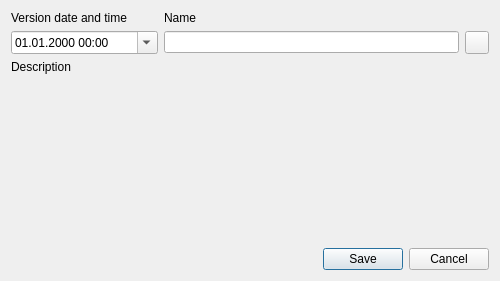
<?xml version="1.0" encoding="UTF-8"?>
<ui version="4.0">
 <class>ProjectVersionDialog</class>
 <widget class="QWidget" name="ProjectVersionDialog">
  <property name="geometry">
   <rect>
    <x>0</x>
    <y>0</y>
    <width>500</width>
    <height>281</height>
   </rect>
  </property>
  <property name="minimumSize">
   <size>
    <width>500</width>
    <height>0</height>
   </size>
  </property>
  <property name="windowTitle">
   <string>Start a new version of the script</string>
  </property>
  <layout class="QGridLayout" name="gridLayout" columnstretch="1,2,0">
   <item row="0" column="0">
    <widget class="QLabel" name="label_2">
     <property name="text">
      <string>Version date and time</string>
     </property>
     <property name="alignment">
      <set>Qt::AlignBottom|Qt::AlignLeading|Qt::AlignLeft</set>
     </property>
    </widget>
   </item>
   <item row="1" column="0">
    <widget class="QDateTimeEdit" name="dateTime">
     <property name="sizePolicy">
      <sizepolicy hsizetype="Preferred" vsizetype="Fixed">
       <horstretch>0</horstretch>
       <verstretch>0</verstretch>
      </sizepolicy>
     </property>
     <property name="displayFormat">
      <string>dd.MM.yyyy hh:mm</string>
     </property>
     <property name="calendarPopup">
      <bool>true</bool>
     </property>
    </widget>
   </item>
   <item row="1" column="1">
    <widget class="QLineEdit" name="name">
     <property name="sizePolicy">
      <sizepolicy hsizetype="Expanding" vsizetype="Fixed">
       <horstretch>0</horstretch>
       <verstretch>0</verstretch>
      </sizepolicy>
     </property>
    </widget>
   </item>
   <item row="1" column="2">
    <widget class="ColoredToolButton" name="color">
     <property name="sizePolicy">
      <sizepolicy hsizetype="Fixed" vsizetype="Preferred">
       <horstretch>0</horstretch>
       <verstretch>0</verstretch>
      </sizepolicy>
     </property>
     <property name="text">
      <string/>
     </property>
     <property name="icon">
      <iconset resource="../../../scenarist-core/Resources/Resources.qrc">
       <normaloff>:/Graphics/Iconset/square.svg</normaloff>:/Graphics/Iconset/square.svg</iconset>
     </property>
    </widget>
   </item>
   <item row="3" column="0" colspan="3">
    <widget class="SimpleTextEditorWidget" name="description" native="true">
     <property name="sizePolicy">
      <sizepolicy hsizetype="Expanding" vsizetype="Expanding">
       <horstretch>0</horstretch>
       <verstretch>0</verstretch>
      </sizepolicy>
     </property>
    </widget>
   </item>
   <item row="4" column="0" colspan="3">
    <widget class="QDialogButtonBox" name="buttons">
     <property name="standardButtons">
      <set>QDialogButtonBox::Cancel|QDialogButtonBox::Save</set>
     </property>
    </widget>
   </item>
   <item row="0" column="1" colspan="2">
    <widget class="QLabel" name="label">
     <property name="sizePolicy">
      <sizepolicy hsizetype="Expanding" vsizetype="Preferred">
       <horstretch>0</horstretch>
       <verstretch>0</verstretch>
      </sizepolicy>
     </property>
     <property name="text">
      <string>Name</string>
     </property>
     <property name="alignment">
      <set>Qt::AlignBottom|Qt::AlignLeading|Qt::AlignLeft</set>
     </property>
    </widget>
   </item>
   <item row="2" column="0" colspan="3">
    <widget class="QLabel" name="label_3">
     <property name="text">
      <string>Description</string>
     </property>
    </widget>
   </item>
  </layout>
 </widget>
 <customwidgets>
  <customwidget>
   <class>SimpleTextEditorWidget</class>
   <extends>QWidget</extends>
   <header location="global">3rd_party/Widgets/SimpleTextEditor/SimpleTextEditorWidget.h</header>
   <container>1</container>
  </customwidget>
  <customwidget>
   <class>ColoredToolButton</class>
   <extends>QToolButton</extends>
   <header location="global">3rd_party/Widgets/ColoredToolButton/ColoredToolButton.h</header>
  </customwidget>
 </customwidgets>
 <resources>
  <include location="../../../scenarist-core/Resources/Resources.qrc"/>
 </resources>
 <connections/>
</ui>
